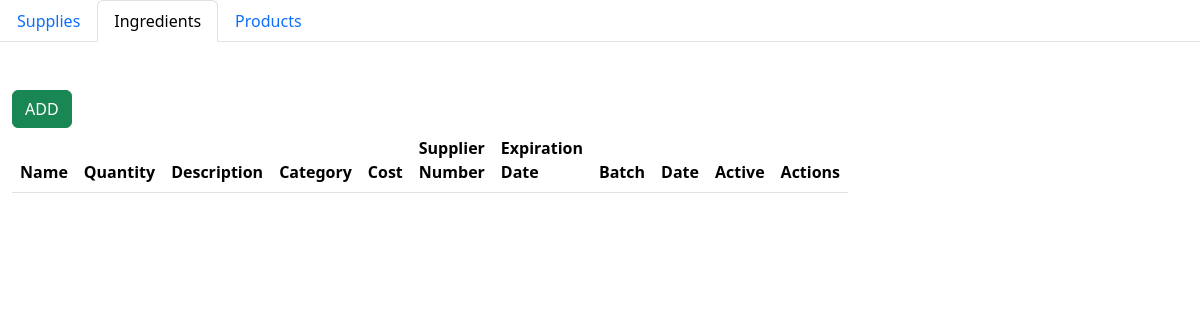
The page /ingr_supp/ingr on the database as committed earlier.
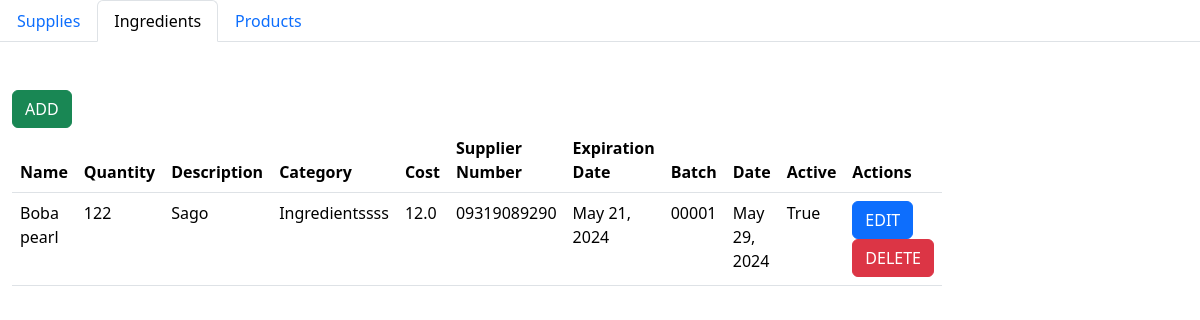
The same page on the database as committed later.
### ingr_supp/models.py (models this page shows, shortened)
class Ingr(models.Model):
    ingr_name = models.CharField(max_length=50)
    ingr_quant = models.IntegerField(default=0)
    ingr_desc = models.CharField(max_length=50)
    ingr_catg = models.CharField(max_length=50)
    ingr_cost = models.FloatField(default=0.0)
    ingr_suppNo = models.CharField(max_length=50)
    ingr_exp = models.DateField(editable=True)
    ingr_batch = models.CharField(max_length=5, default='00001')
    ingr_date = models.DateField(editable=True)
    ingr_act = models.BooleanField(default=True)

### ingr_supp/views.py (the view)
# urls.py: path('ingr',views.ingr, name = "ingr"),
def ingr(request):
    ingredients = Ingr.objects.all()
    for ingredient in ingredients:
        ingredient.status = ingredient_status(ingredient.ingr_quant)
    return render(request, 'ingredients.html', {'ingredients':ingredients})

### ingr_supp/views.py (called while the page is built)
def ingredient_status(quantity):
    if quantity < 10:
        return "Critically low"
    elif 10 <= quantity < 15:
        return "Low"
    elif 15 <= quantity < 20:
        return "Medium"
    else:
        return "Sufficient"

### ingr_supp/templates/ingredients.html (shortened to what this page needs)
<!DOCTYPE html>
<html lang="en">
<head>
    <link href="https://cdn.jsdelivr.net/npm/bootstrap@5.3.3/dist/css/bootstrap.min.css" rel="stylesheet">
</head>
<body>
    <ul class="nav nav-tabs">
        <li class="nav-item">
          <a class="nav-link" aria-current="page" href="{% url 'view' %}" id="nav-item-1">Supplies</a>
        </li>
        <li class="nav-item">
            <a class="nav-link active" href="{% url 'ingr' %}" id="nav-item-2">Ingredients</a>
        </li>
        <li class="nav-item">
          <a class="nav-link" href="{% url 'prod' %}" id="nav-item-3">Products</a>
        </li>
    </ul>
    <div class="container-fluid py-5">
        <div class="row justify-content-start">
            <div class="col-8">
                <button type="button" class="btn btn-success" data-bs-toggle="modal" data-bs-target="#addIngredientModal{{ ingredient.id }}">
                    ADD
                </button>
                <table class="table">
                    <thead>
                        <tr>
                            <th scope="col">Name</th>
                            <th scope="col">Quantity</th>
                            <th scope="col">Description</th>
                            <th scope="col">Category</th>
                            <th scope="col">Cost</th>
                            <th scope="col">Supplier Number</th>
                            <th scope="col">Expiration Date</th>
                            <th scope="col">Batch</th>
                            <th scope="col">Date</th>
                            <th scope="col">Active</th>
                            <th scope="col">Actions</th>
                        </tr>
                    </thead>
                    <tbody>
                        {% for ingredient in ingredients %}
                        <tr>
                            <td>{{ ingredient.ingr_name }}</td>
                            <td>{{ ingredient.ingr_quant }}</td>
                            <td>{{ ingredient.ingr_desc }}</td>
                            <td>{{ ingredient.ingr_catg }}</td>
                            <td>{{ ingredient.ingr_cost }}</td>
                            <td>{{ ingredient.ingr_suppNo }}</td>
                            <td>{{ ingredient.ingr_exp }}</td>
                            <td>{{ ingredient.ingr_batch }}</td>
                            <td>{{ ingredient.ingr_date }}</td>
                            <td>{{ ingredient.ingr_act }}</td>
                            <td>
                                <button type="button" class="btn btn-primary" data-bs-toggle="modal" data-bs-target="#editModal{{ ingredient.id }}">
                                    EDIT
                                </button>
                                <button type="button" class="btn btn-danger" data-bs-toggle="modal" data-bs-target="#confirmDeleteModal{{ ingredient.id }}">
                                    DELETE
                                </button>
                            </td>
                        </tr>
                        {% endfor %}
                    </tbody>
                </table>
            </div>
        </div>
    </div>
</body>
</html>

Rows that differ between the two databases and show on the page:
added Ingr: ingr_name "Boba pearl", ingr_quant "122", ingr_desc "Sago", ingr_catg "Ingredientssss", ingr_cost "12.0", ingr_suppNo "09319089290", ingr_exp "May 21, 2024", ingr_batch "00001", ingr_date "May 29, 2024", ingr_act "True"
